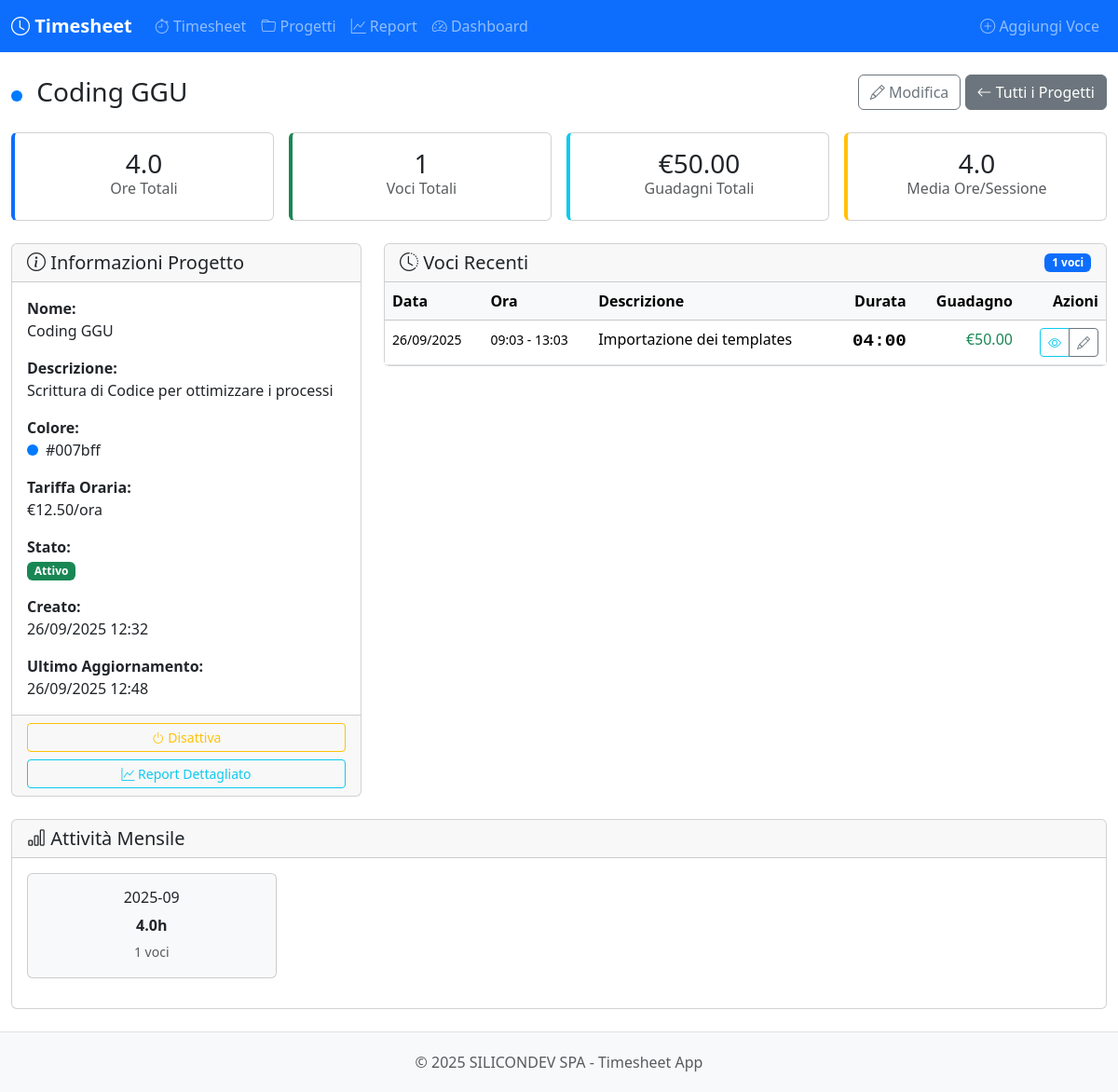
The page /projects/5 on the database its author committed.
### models.py (models this page shows, shortened)
class Project(db.Model):
    __tablename__ = 'projects'
    id = db.Column(db.Integer, primary_key=True)
    name = db.Column(db.String(100), nullable=False, unique=True)
    description = db.Column(db.Text)
    color = db.Column(db.String(7), default='#007bff')
    hourly_rate = db.Column(db.Float, default=0.0)
    is_active = db.Column(db.Boolean, default=True)
    created_at = db.Column(db.DateTime, default=datetime.now)
    updated_at = db.Column(db.DateTime, default=datetime.now, onupdate=datetime.now)
    time_entries = db.relationship('TimeEntry', backref='project', lazy='dynamic', cascade='all, delete-orphan')

class TimeEntry(db.Model):
    __tablename__ = 'time_entries'
    id = db.Column(db.Integer, primary_key=True)
    project_id = db.Column(db.Integer, db.ForeignKey('projects.id'), nullable=False)
    description = db.Column(db.Text, nullable=False)
    start_time = db.Column(db.DateTime, nullable=False)
    end_time = db.Column(db.DateTime)
    duration_minutes = db.Column(db.Integer)
    is_running = db.Column(db.Boolean, default=False)
    tags = db.Column(db.String(200))
    created_at = db.Column(db.DateTime, default=datetime.now)
    updated_at = db.Column(db.DateTime, default=datetime.now, onupdate=datetime.now)
    @property
    def duration_hours(self):
        if self.duration_minutes:
            return round(self.duration_minutes / 60, 2)
        return 0.0
    @property
    def duration_display(self):
        if not self.duration_minutes:
            return "00:00"
        hours = self.duration_minutes // 60
        minutes = self.duration_minutes % 60
        return f"{hours:02d}:{minutes:02d}"
    @property
    def earnings(self):
        if self.project and self.project.hourly_rate:
            return round(self.duration_hours * self.project.hourly_rate, 2)
        return 0.0

### blueprints/projects.py (the view)
@projects_bp.route('/<int:project_id>')
def view(project_id):
    try:
        project = Project.query.get_or_404(project_id)
        entries = TimeEntry.query.filter_by(project_id=project_id).order_by(
            TimeEntry.start_time.desc()
        ).all()
        total_minutes = sum([e.duration_minutes for e in entries if e.duration_minutes])
        total_hours = round(total_minutes / 60, 2)
        total_earnings = round(total_hours * project.hourly_rate, 2)
        monthly_data = {}
        for entry in entries:
            if entry.start_time:
                month_key = entry.start_time.strftime('%Y-%m')
                if month_key not in monthly_data:
                    monthly_data[month_key] = {'hours': 0, 'entries': 0}
                if entry.duration_minutes:
                    monthly_data[month_key]['hours'] += entry.duration_minutes / 60
                monthly_data[month_key]['entries'] += 1
        recent_entries = entries[:20]
        stats = {
            'total_entries': len(entries),
            'total_hours': total_hours,
            'total_earnings': total_earnings,
            'monthly_data': monthly_data,
            'avg_session_hours': round(total_hours / len(entries), 2) if entries else 0
        }
        return render_template('projects/detail.html',
                               project=project,
                               stats=stats,
                               recent_entries=recent_entries)
    except Exception as e:
        logger.error(f"Error viewing project: {str(e)}")
        flash(f'Errore nel caricamento del progetto: {str(e)}', 'error')
        return redirect(url_for('projects.index'))

### templates/projects/detail.html (shortened to what this page needs)
{% extends "base.html" %}
{% block content %}
<div class="container-fluid py-4">
    <div class="row">
        <div class="col-12">
            <div class="d-flex justify-content-between align-items-center mb-4">
                <h1 class="h3 mb-0">
                    <span class="project-badge me-2" style="background-color: {{ project.color }};"></span>
                    {{ project.name }}
                </h1>
                <div>
                    <a href="{{ url_for('projects.edit', project_id=project.id) }}" class="btn btn-outline-secondary">
                        <i class="bi bi-pencil"></i> Modifica
                    </a>
                    <a href="{{ url_for('projects.index') }}" class="btn btn-secondary">
                        <i class="bi bi-arrow-left"></i> Tutti i Progetti
                    </a>
                </div>
            </div>
        </div>
    </div>
    <div class="row g-3 mb-4">
        <div class="col-md-3">
            <div class="card card-stat">
                <div class="card-body text-center">
                    <h3 class="mb-0">{{ stats.total_hours }}</h3>
                    <h6 class="text-muted">Ore Totali</h6>
                </div>
            </div>
        </div>
        <div class="col-md-3">
            <div class="card card-stat success">
                <div class="card-body text-center">
                    <h3 class="mb-0">{{ stats.total_entries }}</h3>
                    <h6 class="text-muted">Voci Totali</h6>
                </div>
            </div>
        </div>
        <div class="col-md-3">
            <div class="card card-stat info">
                <div class="card-body text-center">
                    <h3 class="mb-0">€{{ "%.2f"|format(stats.total_earnings) }}</h3>
                    <h6 class="text-muted">Guadagni Totali</h6>
                </div>
            </div>
        </div>
        <div class="col-md-3">
            <div class="card card-stat warning">
                <div class="card-body text-center">
                    <h3 class="mb-0">{{ stats.avg_session_hours }}</h3>
                    <h6 class="text-muted">Media Ore/Sessione</h6>
                </div>
            </div>
        </div>
    </div>
    <div class="row">
        <div class="col-lg-4 mb-4">
            <div class="card h-100">
                <div class="card-header">
                    <h5 class="card-title mb-0">
                        <i class="bi bi-info-circle"></i> Informazioni Progetto
                    </h5>
                </div>
                <div class="card-body">
                    <div class="mb-3">
                        <strong>Nome:</strong>
                        <div>{{ project.name }}</div>
                    </div>
                    <div class="mb-3">
                        <strong>Descrizione:</strong>
                        <div>{{ project.description or 'Nessuna descrizione' }}</div>
                    </div>
                    <div class="mb-3">
                        <strong>Colore:</strong>
                        <div class="d-flex align-items-center">
                            <span class="project-badge me-2" style="background-color: {{ project.color }};"></span>
                            {{ project.color }}
                        </div>
                    </div>
                    <div class="mb-3">
                        <strong>Tariffa Oraria:</strong>
                        <div>
                            {% if project.hourly_rate > 0 %}
                                €{{ "%.2f"|format(project.hourly_rate) }}/ora
                            {% else %}
                                <span class="text-muted">Gratuito</span>
                            {% endif %}
                        </div>
                    </div>
                    <div class="mb-3">
                        <strong>Stato:</strong>
                        <div>
                            {% if project.is_active %}
                                <span class="badge bg-success">Attivo</span>
                            {% else %}
                                <span class="badge bg-secondary">Inattivo</span>
                            {% endif %}
                        </div>
                    </div>
                    <div class="mb-3">
                        <strong>Creato:</strong>
                        <div>{{ project.created_at.strftime('%d/%m/%Y %H:%M') }}</div>
                    </div>
                    <div class="mb-0">
                        <strong>Ultimo Aggiornamento:</strong>
                        <div>{{ project.updated_at.strftime('%d/%m/%Y %H:%M') }}</div>
                    </div>
                </div>
                <div class="card-footer">
                    <div class="d-grid gap-2">
                        <button class="btn btn-outline-warning btn-sm" onclick="toggleProjectStatus({{ project.id }})">
                            <i class="bi bi-power"></i> {{ 'Disattiva' if project.is_active else 'Attiva' }}
                        </button>
                        <a href="{{ url_for('reports.project_report', project_id=project.id) }}" class="btn btn-outline-info btn-sm">
                            <i class="bi bi-graph-up"></i> Report Dettagliato
                        </a>
                    </div>
                </div>
            </div>
        </div>
        <div class="col-lg-8 mb-4">
            <div class="card">
                <div class="card-header d-flex justify-content-between align-items-center">
                    <h5 class="card-title mb-0">
                        <i class="bi bi-clock-history"></i> Voci Recenti
                    </h5>
                    <span class="badge bg-primary">{{ recent_entries|length }} voci</span>
                </div>
                <div class="card-body p-0">
                    {% if recent_entries %}
                        <div class="table-responsive">
                            <table class="table table-hover mb-0">
                                <thead class="table-light">
                                    <tr>
                                        <th>Data</th>
                                        <th>Ora</th>
                                        <th>Descrizione</th>
                                        <th class="text-end">Durata</th>
                                        <th class="text-end">Guadagno</th>
                                        <th class="text-end">Azioni</th>
                                    </tr>
                                </thead>
                                <tbody>
                                    {% for entry in recent_entries %}
                                    <tr class="time-entry">
                                        <td>
                                            <small>{{ entry.start_time.strftime('%d/%m/%Y') }}</small>
                                        </td>
                                        <td>
                                            <small>
                                                {{ entry.start_time.strftime('%H:%M') }}
                                                {% if entry.end_time %}
                                                    - {{ entry.end_time.strftime('%H:%M') }}
                                                {% endif %}
                                            </small>
                                        </td>
                                        <td>
                                            <div class="text-truncate" style="max-width: 300px;" title="{{ entry.description }}">
                                                {{ entry.description }}
                                            </div>
                                        </td>
                                        <td class="text-end">
                                            <span class="timer-display">{{ entry.duration_display }}</span>
                                        </td>
                                        <td class="text-end">
                                            {% if entry.earnings > 0 %}
                                                <span class="text-success">€{{ "%.2f"|format(entry.earnings) }}</span>
                                            {% else %}
                                                <span class="text-muted">-</span>
                                            {% endif %}
                                        </td>
                                        <td class="text-end">
                                            <div class="btn-group btn-group-sm">
                                                <a href="{{ url_for('timesheet.view_entry', entry_id=entry.id) }}"
                                                   class="btn btn-outline-info btn-sm" title="Visualizza">
                                                    <i class="bi bi-eye"></i>
                                                </a>
                                                <a href="{{ url_for('timesheet.edit_entry', entry_id=entry.id) }}"
                                                   class="btn btn-outline-secondary btn-sm" title="Modifica">
                                                    <i class="bi bi-pencil"></i>
                                                </a>
                                            </div>
                                        </td>
                                    </tr>
                                    {% endfor %}
                                </tbody>
                            </table>
                        </div>
                    {% endif %}
                </div>
            </div>
        </div>
    </div>
    {% if stats.monthly_data %}
    <div class="row">
        <div class="col-12">
            <div class="card">
                <div class="card-header">
                    <h5 class="card-title mb-0">
                        <i class="bi bi-bar-chart"></i> Attività Mensile
                    </h5>
                </div>
                <div class="card-body">
                    <div class="row">
                        {% for month, data in stats.monthly_data.items() %}
                        <div class="col-md-3 mb-3">
                            <div class="card bg-light">
                                <div class="card-body text-center">
                                    <h6 class="card-title">{{ month }}</h6>
                                    <div class="mb-1">
                                        <strong>{{ "%.1f"|format(data.hours) }}h</strong>
                                    </div>
                                    <small class="text-muted">{{ data.entries }} voci</small>
                                </div>
                            </div>
                        </div>
                        {% endfor %}
                    </div>
                </div>
            </div>
        </div>
    </div>
    {% endif %}
</div>
{% endblock %}

### templates/base.html (style rules this page uses)
:root { --primary-color: #0d6efd; --secondary-color: #6c757d; --success-color: #198754; --danger-color: #dc3545; --warning-color: #ffc107; --info-color: #0dcaf0; }
.timer-display { font-family: 'Courier New', monospace; font-size: 1.2em; font-weight: bold; }
.project-badge { display: inline-block; width: 12px; height: 12px; border-radius: 50%; margin-right: 8px; }
.card-stat { border-left: 4px solid var(--primary-color); }
.card-stat.success { border-left-color: var(--success-color); }
.card-stat.warning { border-left-color: var(--warning-color); }
.card-stat.info { border-left-color: var(--info-color); }
.time-entry { transition: background-color 0.2s; }

### rows shown on the page
Project: name "Coding GGU", description "Scrittura di Codice per ottimizzare i processi", color "#007bff", hourly_rate "12.50", created_at "26/09/2025 12:32", updated_at "26/09/2025 12:48", is_active "Disattiva", earnings "50.00"
TimeEntry: start_time "26/09/2025", start_time "09:03", end_time "13:03", description "Importazione dei templates", duration_display "04:00"

### other values the page prints
{{ stats.total_hours }} "4.0"
{{ stats.total_entries }} "1"
{{ "%.2f"|format(stats.total_earnings) }} "50.00"
{{ stats.avg_session_hours }} "4.0"
{{ recent_entries|length }} "1"
{{ month }} "2025-09"
{{ "%.1f"|format(data.hours) }} "4.0"
{{ data.entries }} "1"
